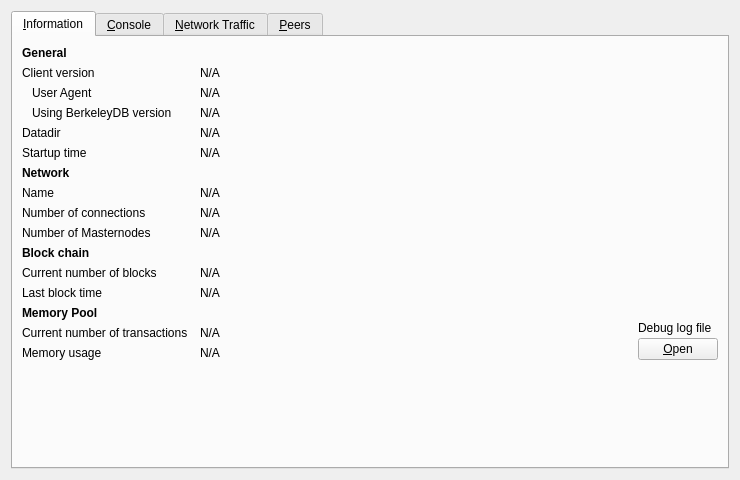
<?xml version="1.0" encoding="UTF-8"?>
<ui version="4.0">
 <class>RPCConsole</class>
 <widget class="QWidget" name="RPCConsole">
  <property name="geometry">
   <rect>
    <x>0</x>
    <y>0</y>
    <width>740</width>
    <height>430</height>
   </rect>
  </property>
  <property name="windowTitle">
   <string>Debug window</string>
  </property>
  <layout class="QVBoxLayout" name="verticalLayout_2">
   <item>
    <widget class="QTabWidget" name="tabWidget">
     <property name="currentIndex">
      <number>0</number>
     </property>
     <widget class="QWidget" name="tab_info">
      <attribute name="title">
       <string>&amp;Information</string>
      </attribute>
      <layout class="QGridLayout" name="gridLayout" columnstretch="0,1,0">
       <property name="horizontalSpacing">
        <number>12</number>
       </property>
       <item row="0" column="0">
        <widget class="QLabel" name="label_9">
         <property name="font">
          <font>
           <weight>75</weight>
           <bold>true</bold>
          </font>
         </property>
         <property name="text">
          <string>General</string>
         </property>
        </widget>
       </item>
       <item row="1" column="0">
        <widget class="QLabel" name="label_6">
         <property name="text">
          <string>Client version</string>
         </property>
        </widget>
       </item>
       <item row="1" column="1" colspan="2">
        <widget class="QLabel" name="clientVersion">
         <property name="cursor">
          <cursorShape>IBeamCursor</cursorShape>
         </property>
         <property name="text">
          <string>N/A</string>
         </property>
         <property name="textFormat">
          <enum>Qt::PlainText</enum>
         </property>
         <property name="textInteractionFlags">
          <set>Qt::LinksAccessibleByMouse|Qt::TextSelectableByKeyboard|Qt::TextSelectableByMouse</set>
         </property>
        </widget>
       </item>
       <item row="2" column="0">
        <widget class="QLabel" name="labelClientUserAgent">
         <property name="text">
          <string>User Agent</string>
         </property>
         <property name="indent">
          <number>10</number>
         </property>
        </widget>
       </item>
       <item row="2" column="1" colspan="2">
        <widget class="QLabel" name="clientUserAgent">
         <property name="cursor">
          <cursorShape>IBeamCursor</cursorShape>
         </property>
         <property name="text">
          <string>N/A</string>
         </property>
         <property name="textFormat">
          <enum>Qt::PlainText</enum>
         </property>
         <property name="textInteractionFlags">
          <set>Qt::LinksAccessibleByMouse|Qt::TextSelectableByKeyboard|Qt::TextSelectableByMouse</set>
         </property>
        </widget>
       </item>
       <item row="3" column="0">
        <widget class="QLabel" name="label_berkeleyDBVersion">
         <property name="text">
          <string>Using BerkeleyDB version</string>
         </property>
         <property name="indent">
          <number>10</number>
         </property>
        </widget>
       </item>
       <item row="3" column="1" colspan="2">
        <widget class="QLabel" name="berkeleyDBVersion">
         <property name="cursor">
          <cursorShape>IBeamCursor</cursorShape>
         </property>
         <property name="text">
          <string>N/A</string>
         </property>
         <property name="textFormat">
          <enum>Qt::PlainText</enum>
         </property>
         <property name="textInteractionFlags">
          <set>Qt::LinksAccessibleByMouse|Qt::TextSelectableByKeyboard|Qt::TextSelectableByMouse</set>
         </property>
        </widget>
       </item>
       <item row="4" column="0">
        <widget class="QLabel" name="label_12">
         <property name="text">
          <string>Datadir</string>
         </property>
        </widget>
       </item>
       <item row="4" column="1" colspan="2">
        <widget class="QLabel" name="dataDir">
         <property name="cursor">
          <cursorShape>IBeamCursor</cursorShape>
         </property>
         <property name="text">
          <string>N/A</string>
         </property>
         <property name="textFormat">
          <enum>Qt::PlainText</enum>
         </property>
         <property name="wordWrap">
          <bool>true</bool>
         </property>
         <property name="textInteractionFlags">
          <set>Qt::LinksAccessibleByMouse|Qt::TextSelectableByKeyboard|Qt::TextSelectableByMouse</set>
         </property>
        </widget>
       </item>
       <item row="5" column="0">
        <widget class="QLabel" name="label_13">
         <property name="text">
          <string>Startup time</string>
         </property>
        </widget>
       </item>
       <item row="5" column="1" colspan="2">
        <widget class="QLabel" name="startupTime">
         <property name="cursor">
          <cursorShape>IBeamCursor</cursorShape>
         </property>
         <property name="text">
          <string>N/A</string>
         </property>
         <property name="textFormat">
          <enum>Qt::PlainText</enum>
         </property>
         <property name="textInteractionFlags">
          <set>Qt::LinksAccessibleByMouse|Qt::TextSelectableByKeyboard|Qt::TextSelectableByMouse</set>
         </property>
        </widget>
       </item>
       <item row="6" column="0">
           <widget class="QLabel" name="labelNetwork">
               <property name="font">
                   <font>
                       <weight>75</weight>
                       <bold>true</bold>
                   </font>
               </property>
               <property name="text">
                   <string>Network</string>
               </property>
           </widget>
       </item>
       <item row="7" column="0">
        <widget class="QLabel" name="label_8">
         <property name="text">
          <string>Name</string>
         </property>
        </widget>
       </item>
       <item row="7" column="1" colspan="2">
        <widget class="QLabel" name="networkName">
         <property name="cursor">
          <cursorShape>IBeamCursor</cursorShape>
         </property>
         <property name="text">
          <string>N/A</string>
         </property>
         <property name="textFormat">
          <enum>Qt::PlainText</enum>
         </property>
         <property name="textInteractionFlags">
          <set>Qt::LinksAccessibleByMouse|Qt::TextSelectableByKeyboard|Qt::TextSelectableByMouse</set>
         </property>
        </widget>
       </item>
       <item row="8" column="0">
        <widget class="QLabel" name="label_7">
         <property name="text">
          <string>Number of connections</string>
         </property>
        </widget>
       </item>
       <item row="8" column="1" colspan="2">
        <widget class="QLabel" name="numberOfConnections">
         <property name="cursor">
          <cursorShape>IBeamCursor</cursorShape>
         </property>
         <property name="text">
          <string>N/A</string>
         </property>
         <property name="textFormat">
          <enum>Qt::PlainText</enum>
         </property>
         <property name="textInteractionFlags">
          <set>Qt::LinksAccessibleByMouse|Qt::TextSelectableByKeyboard|Qt::TextSelectableByMouse</set>
         </property>
        </widget>
       </item>
       <item row="9" column="0">
        <widget class="QLabel" name="masternodeCountLabel">
         <property name="text">
          <string>Number of Masternodes</string>
         </property>
        </widget>
       </item>
       <item row="9" column="1">
        <widget class="QLabel" name="masternodeCount">
         <property name="text">
          <string>N/A</string>
         </property>
        </widget>
       </item>
       <item row="10" column="0">
        <widget class="QLabel" name="label_10">
         <property name="font">
          <font>
           <weight>75</weight>
           <bold>true</bold>
          </font>
         </property>
         <property name="text">
          <string>Block chain</string>
         </property>
        </widget>
       </item>
       <item row="11" column="0">
        <widget class="QLabel" name="label_3">
         <property name="text">
          <string>Current number of blocks</string>
         </property>
        </widget>
       </item>
       <item row="11" column="1" colspan="2">
        <widget class="QLabel" name="numberOfBlocks">
         <property name="cursor">
          <cursorShape>IBeamCursor</cursorShape>
         </property>
         <property name="text">
          <string>N/A</string>
         </property>
         <property name="textFormat">
          <enum>Qt::PlainText</enum>
         </property>
         <property name="textInteractionFlags">
          <set>Qt::LinksAccessibleByMouse|Qt::TextSelectableByKeyboard|Qt::TextSelectableByMouse</set>
         </property>
        </widget>
       </item>
       <item row="12" column="0">
        <widget class="QLabel" name="labelLastBlockTime">
         <property name="text">
          <string>Last block time</string>
         </property>
        </widget>
       </item>
       <item row="12" column="1" colspan="2">
        <widget class="QLabel" name="lastBlockTime">
         <property name="cursor">
          <cursorShape>IBeamCursor</cursorShape>
         </property>
         <property name="text">
          <string>N/A</string>
         </property>
         <property name="textFormat">
          <enum>Qt::PlainText</enum>
         </property>
         <property name="textInteractionFlags">
          <set>Qt::LinksAccessibleByMouse|Qt::TextSelectableByKeyboard|Qt::TextSelectableByMouse</set>
         </property>
        </widget>
       </item>
       <item row="13" column="0">
        <widget class="QLabel" name="labelMempoolTitle">
         <property name="font">
          <font>
           <weight>75</weight>
           <bold>true</bold>
          </font>
         </property>
         <property name="text">
          <string>Memory Pool</string>
         </property>
        </widget>
       </item>
       <item row="14" column="0">
        <widget class="QLabel" name="labelNumberOfTransactions">
         <property name="text">
          <string>Current number of transactions</string>
         </property>
        </widget>
       </item>
       <item row="14" column="1">
        <widget class="QLabel" name="mempoolNumberTxs">
         <property name="cursor">
          <cursorShape>IBeamCursor</cursorShape>
         </property>
         <property name="text">
          <string>N/A</string>
         </property>
         <property name="textFormat">
          <enum>Qt::PlainText</enum>
         </property>
         <property name="textInteractionFlags">
          <set>Qt::LinksAccessibleByMouse|Qt::TextSelectableByKeyboard|Qt::TextSelectableByMouse</set>
         </property>
        </widget>
       </item>
       <item row="15" column="0">
        <widget class="QLabel" name="labelMemoryUsage">
         <property name="text">
          <string>Memory usage</string>
         </property>
        </widget>
       </item>
       <item row="15" column="1">
        <widget class="QLabel" name="mempoolSize">
         <property name="cursor">
          <cursorShape>IBeamCursor</cursorShape>
         </property>
         <property name="text">
          <string>N/A</string>
         </property>
         <property name="textFormat">
          <enum>Qt::PlainText</enum>
         </property>
         <property name="textInteractionFlags">
          <set>Qt::LinksAccessibleByMouse|Qt::TextSelectableByKeyboard|Qt::TextSelectableByMouse</set>
         </property>
        </widget>
       </item>
       <item row="13" column="2" rowspan="3">
        <layout class="QVBoxLayout" name="verticalLayoutDebugButton">
         <property name="spacing">
          <number>3</number>
         </property>
         <item>
          <spacer name="verticalSpacer_2">
           <property name="orientation">
            <enum>Qt::Vertical</enum>
           </property>
           <property name="sizeHint" stdset="0">
            <size>
             <width>10</width>
             <height>5</height>
            </size>
           </property>
          </spacer>
         </item>
         <item>
          <widget class="QLabel" name="labelDebugLogfile">
           <property name="text">
            <string>Debug log file</string>
           </property>
          </widget>
         </item>
         <item>
          <widget class="QPushButton" name="openDebugLogfileButton">
           <property name="toolTip">
            <string>Open the %1 debug log file from the current data directory. This can take a few seconds for large log files.</string>
           </property>
           <property name="text">
            <string>&amp;Open</string>
           </property>
           <property name="autoDefault">
            <bool>false</bool>
           </property>
          </widget>
         </item>
        </layout>
       </item>
       <item row="17" column="0">
        <spacer name="verticalSpacer">
         <property name="orientation">
          <enum>Qt::Vertical</enum>
         </property>
         <property name="sizeHint" stdset="0">
          <size>
           <width>20</width>
           <height>40</height>
          </size>
         </property>
        </spacer>
       </item>
      </layout>
     </widget>
     <widget class="QWidget" name="tab_console">
      <attribute name="title">
       <string>&amp;Console</string>
      </attribute>
      <layout class="QVBoxLayout" name="verticalLayout_3">
       <property name="spacing">
        <number>3</number>
       </property>
       <property name="bottomMargin">
        <number>5</number>
       </property>
       <item>
        <layout class="QHBoxLayout" name="horizontalLayout">
         <property name="spacing">
          <number>4</number>
         </property>
         <item>
          <widget class="QLabel" name="WalletSelectorLabel">
           <property name="text">
            <string>Wallet: </string>
           </property>
          </widget>
         </item>
         <item>
          <widget class="QComboBox" name="WalletSelector">
           <item>
            <property name="text">
             <string>(none)</string>
            </property>
           </item>
          </widget>
         </item>
         <item>
          <spacer name="horizontalSpacer">
           <property name="orientation">
            <enum>Qt::Horizontal</enum>
           </property>
           <property name="sizeHint" stdset="0">
            <size>
             <width>40</width>
             <height>20</height>
            </size>
           </property>
          </spacer>
         </item>
         <item>
          <widget class="QPushButton" name="fontSmallerButton">
           <property name="maximumSize">
            <size>
             <width>24</width>
             <height>24</height>
            </size>
           </property>
           <property name="text">
            <string/>
           </property>
           <property name="toolTip">
            <string>Decrease font size</string>
           </property>
           <property name="icon">
            <iconset resource="../machinecoin.qrc">
             <normaloff>:/icons/fontsmaller</normaloff>:/icons/fontsmaller</iconset>
           </property>
           <property name="iconSize">
            <size>
             <width>24</width>
             <height>16</height>
            </size>
           </property>
           <property name="autoDefault">
            <bool>false</bool>
           </property>
           <property name="flat">
            <bool>true</bool>
           </property>
          </widget>
         </item>
         <item>
          <widget class="QPushButton" name="fontBiggerButton">
           <property name="maximumSize">
            <size>
             <width>24</width>
             <height>24</height>
            </size>
           </property>
           <property name="toolTip">
            <string>Increase font size</string>
           </property>
           <property name="text">
            <string/>
           </property>
           <property name="icon">
            <iconset resource="../machinecoin.qrc">
             <normaloff>:/icons/fontbigger</normaloff>:/icons/fontbigger</iconset>
           </property>
           <property name="iconSize">
            <size>
             <width>24</width>
             <height>16</height>
            </size>
           </property>
           <property name="autoDefault">
            <bool>false</bool>
           </property>
           <property name="flat">
            <bool>true</bool>
           </property>
          </widget>
         </item>
         <item>
          <widget class="QPushButton" name="clearButton">
           <property name="maximumSize">
            <size>
             <width>24</width>
             <height>24</height>
            </size>
           </property>
           <property name="toolTip">
            <string>Clear console</string>
           </property>
           <property name="layoutDirection">
            <enum>Qt::LeftToRight</enum>
           </property>
           <property name="text">
            <string/>
           </property>
           <property name="icon">
            <iconset resource="../machinecoin.qrc">
             <normaloff>:/icons/remove</normaloff>:/icons/remove</iconset>
           </property>
           <property name="shortcut">
            <string notr="true">Ctrl+L</string>
           </property>
           <property name="autoDefault">
            <bool>false</bool>
           </property>
           <property name="flat">
            <bool>true</bool>
           </property>
          </widget>
         </item>
        </layout>
       </item>
       <item>
        <widget class="QTextEdit" name="messagesWidget">
         <property name="minimumSize">
          <size>
           <width>0</width>
           <height>100</height>
          </size>
         </property>
         <property name="readOnly">
          <bool>true</bool>
         </property>
         <property name="tabKeyNavigation" stdset="0">
          <bool>false</bool>
         </property>
         <property name="columnCount" stdset="0">
          <number>2</number>
         </property>
        </widget>
       </item>
       <item>
        <layout class="QHBoxLayout" name="horizontalLayoutPrompt">
         <property name="spacing">
          <number>3</number>
         </property>
         <item>
          <widget class="QPushButton" name="promptIcon">
           <property name="enabled">
            <bool>false</bool>
           </property>
           <property name="maximumSize">
            <size>
             <width>16</width>
             <height>24</height>
            </size>
           </property>
           <property name="text">
            <string/>
           </property>
           <property name="icon">
            <iconset resource="../machinecoin.qrc">
             <normaloff>:/icons/prompticon</normaloff>
             <disabledoff>:/icons/prompticon</disabledoff>:/icons/prompticon</iconset>
           </property>
           <property name="iconSize">
            <size>
             <width>14</width>
             <height>14</height>
            </size>
           </property>
           <property name="autoDefault">
            <bool>false</bool>
           </property>
           <property name="flat">
            <bool>true</bool>
           </property>
          </widget>
         </item>
         <item>
          <widget class="QLineEdit" name="lineEdit">
           <property name="placeholderText">
            <string/>
           </property>
          </widget>
         </item>
        </layout>
       </item>
      </layout>
     </widget>
     <widget class="QWidget" name="tab_nettraffic">
      <attribute name="title">
       <string>&amp;Network Traffic</string>
      </attribute>
      <layout class="QHBoxLayout" name="horizontalLayout_3">
       <item>
        <layout class="QVBoxLayout" name="verticalLayout_4">
         <item>
          <widget class="TrafficGraphWidget" name="trafficGraph" native="true">
           <property name="sizePolicy">
            <sizepolicy hsizetype="Expanding" vsizetype="Expanding">
             <horstretch>0</horstretch>
             <verstretch>0</verstretch>
            </sizepolicy>
           </property>
          </widget>
         </item>
         <item>
          <layout class="QHBoxLayout" name="horizontalLayout_2">
           <item>
            <widget class="QSlider" name="sldGraphRange">
             <property name="minimum">
              <number>1</number>
             </property>
             <property name="maximum">
              <number>288</number>
             </property>
             <property name="pageStep">
              <number>12</number>
             </property>
             <property name="value">
              <number>6</number>
             </property>
             <property name="orientation">
              <enum>Qt::Horizontal</enum>
             </property>
            </widget>
           </item>
           <item>
            <widget class="QLabel" name="lblGraphRange">
             <property name="minimumSize">
              <size>
               <width>100</width>
               <height>0</height>
              </size>
             </property>
             <property name="alignment">
              <set>Qt::AlignCenter</set>
             </property>
            </widget>
           </item>
           <item>
            <widget class="QPushButton" name="btnClearTrafficGraph">
             <property name="text">
              <string>&amp;Reset</string>
             </property>
             <property name="autoDefault">
              <bool>false</bool>
             </property>
            </widget>
           </item>
          </layout>
         </item>
        </layout>
       </item>
       <item>
        <layout class="QVBoxLayout" name="verticalLayout">
         <item>
          <widget class="QGroupBox" name="groupBox">
           <property name="title">
            <string>Totals</string>
           </property>
           <layout class="QVBoxLayout" name="verticalLayout_5">
            <item>
             <layout class="QHBoxLayout" name="horizontalLayout_4">
              <item>
               <widget class="Line" name="line">
                <property name="sizePolicy">
                 <sizepolicy hsizetype="Fixed" vsizetype="Fixed">
                  <horstretch>0</horstretch>
                  <verstretch>0</verstretch>
                 </sizepolicy>
                </property>
                <property name="minimumSize">
                 <size>
                  <width>10</width>
                  <height>0</height>
                 </size>
                </property>
                <property name="palette">
                 <palette>
                  <active>
                   <colorrole role="Light">
                    <brush brushstyle="SolidPattern">
                     <color alpha="255">
                      <red>0</red>
                      <green>255</green>
                      <blue>0</blue>
                     </color>
                    </brush>
                   </colorrole>
                  </active>
                  <inactive>
                   <colorrole role="Light">
                    <brush brushstyle="SolidPattern">
                     <color alpha="255">
                      <red>0</red>
                      <green>255</green>
                      <blue>0</blue>
                     </color>
                    </brush>
                   </colorrole>
                  </inactive>
                  <disabled>
                   <colorrole role="Light">
                    <brush brushstyle="SolidPattern">
                     <color alpha="255">
                      <red>0</red>
                      <green>255</green>
                      <blue>0</blue>
                     </color>
                    </brush>
                   </colorrole>
                  </disabled>
                 </palette>
                </property>
                <property name="orientation">
                 <enum>Qt::Horizontal</enum>
                </property>
               </widget>
              </item>
              <item>
               <widget class="QLabel" name="label_16">
                <property name="text">
                 <string>Received</string>
                </property>
               </widget>
              </item>
              <item>
               <widget class="QLabel" name="lblBytesIn">
                <property name="minimumSize">
                 <size>
                  <width>50</width>
                  <height>0</height>
                 </size>
                </property>
                <property name="alignment">
                 <set>Qt::AlignRight|Qt::AlignTrailing|Qt::AlignVCenter</set>
                </property>
               </widget>
              </item>
             </layout>
            </item>
            <item>
             <layout class="QHBoxLayout" name="horizontalLayout_5">
              <item>
               <widget class="Line" name="line_2">
                <property name="sizePolicy">
                 <sizepolicy hsizetype="Fixed" vsizetype="Fixed">
                  <horstretch>0</horstretch>
                  <verstretch>0</verstretch>
                 </sizepolicy>
                </property>
                <property name="minimumSize">
                 <size>
                  <width>10</width>
                  <height>0</height>
                 </size>
                </property>
                <property name="palette">
                 <palette>
                  <active>
                   <colorrole role="Light">
                    <brush brushstyle="SolidPattern">
                     <color alpha="255">
                      <red>255</red>
                      <green>0</green>
                      <blue>0</blue>
                     </color>
                    </brush>
                   </colorrole>
                  </active>
                  <inactive>
                   <colorrole role="Light">
                    <brush brushstyle="SolidPattern">
                     <color alpha="255">
                      <red>255</red>
                      <green>0</green>
                      <blue>0</blue>
                     </color>
                    </brush>
                   </colorrole>
                  </inactive>
                  <disabled>
                   <colorrole role="Light">
                    <brush brushstyle="SolidPattern">
                     <color alpha="255">
                      <red>255</red>
                      <green>0</green>
                      <blue>0</blue>
                     </color>
                    </brush>
                   </colorrole>
                  </disabled>
                 </palette>
                </property>
                <property name="orientation">
                 <enum>Qt::Horizontal</enum>
                </property>
               </widget>
              </item>
              <item>
               <widget class="QLabel" name="label_17">
                <property name="text">
                 <string>Sent</string>
                </property>
               </widget>
              </item>
              <item>
               <widget class="QLabel" name="lblBytesOut">
                <property name="minimumSize">
                 <size>
                  <width>50</width>
                  <height>0</height>
                 </size>
                </property>
                <property name="alignment">
                 <set>Qt::AlignRight|Qt::AlignTrailing|Qt::AlignVCenter</set>
                </property>
               </widget>
              </item>
             </layout>
            </item>
            <item>
             <spacer name="verticalSpacer_4">
              <property name="orientation">
               <enum>Qt::Vertical</enum>
              </property>
              <property name="sizeHint" stdset="0">
               <size>
                <width>20</width>
                <height>407</height>
               </size>
              </property>
             </spacer>
            </item>
           </layout>
          </widget>
         </item>
        </layout>
       </item>
      </layout>
     </widget>
     <widget class="QWidget" name="tab_peers">
      <attribute name="title">
       <string>&amp;Peers</string>
      </attribute>
      <layout class="QGridLayout" name="gridLayout_2">
       <item row="0" column="0" rowspan="2">
        <layout class="QVBoxLayout" name="verticalLayout_101">
         <property name="spacing">
          <number>0</number>
         </property>
         <item>
          <widget class="QTableView" name="peerWidget">
           <property name="horizontalScrollBarPolicy">
            <enum>Qt::ScrollBarAsNeeded</enum>
           </property>
           <property name="tabKeyNavigation">
            <bool>false</bool>
           </property>
           <property name="sortingEnabled">
            <bool>true</bool>
           </property>
           <attribute name="horizontalHeaderHighlightSections">
            <bool>false</bool>
           </attribute>
          </widget>
         </item>
         <item>
          <widget class="QLabel" name="banHeading">
           <property name="sizePolicy">
            <sizepolicy hsizetype="Preferred" vsizetype="Minimum">
             <horstretch>0</horstretch>
             <verstretch>0</verstretch>
            </sizepolicy>
           </property>
           <property name="minimumSize">
            <size>
             <width>300</width>
             <height>32</height>
            </size>
           </property>
           <property name="maximumSize">
            <size>
             <width>16777215</width>
             <height>32</height>
            </size>
           </property>
           <property name="font">
            <font>
             <pointsize>12</pointsize>
            </font>
           </property>
           <property name="cursor">
            <cursorShape>IBeamCursor</cursorShape>
           </property>
           <property name="text">
            <string>Banned peers</string>
           </property>
           <property name="alignment">
            <set>Qt::AlignBottom|Qt::AlignLeading|Qt::AlignLeft</set>
           </property>
           <property name="wordWrap">
            <bool>true</bool>
           </property>
           <property name="textInteractionFlags">
            <set>Qt::NoTextInteraction</set>
           </property>
          </widget>
         </item>
         <item>
          <widget class="QTableView" name="banlistWidget">
           <property name="sizePolicy">
            <sizepolicy hsizetype="Expanding" vsizetype="Expanding">
             <horstretch>0</horstretch>
             <verstretch>0</verstretch>
            </sizepolicy>
           </property>
           <property name="horizontalScrollBarPolicy">
            <enum>Qt::ScrollBarAsNeeded</enum>
           </property>
           <property name="tabKeyNavigation">
            <bool>false</bool>
           </property>
           <property name="sortingEnabled">
            <bool>true</bool>
           </property>
           <attribute name="horizontalHeaderHighlightSections">
            <bool>false</bool>
           </attribute>
          </widget>
         </item>
        </layout>
       </item>
       <item row="0" column="1">
        <widget class="QLabel" name="peerHeading">
         <property name="sizePolicy">
          <sizepolicy hsizetype="Preferred" vsizetype="Minimum">
           <horstretch>0</horstretch>
           <verstretch>0</verstretch>
          </sizepolicy>
         </property>
         <property name="minimumSize">
          <size>
           <width>300</width>
           <height>32</height>
          </size>
         </property>
         <property name="font">
          <font>
           <pointsize>10</pointsize>
          </font>
         </property>
         <property name="cursor">
          <cursorShape>IBeamCursor</cursorShape>
         </property>
         <property name="text">
          <string>Select a peer to view detailed information.</string>
         </property>
         <property name="alignment">
          <set>Qt::AlignHCenter|Qt::AlignTop</set>
         </property>
         <property name="wordWrap">
          <bool>true</bool>
         </property>
         <property name="textInteractionFlags">
          <set>Qt::LinksAccessibleByMouse|Qt::TextSelectableByKeyboard|Qt::TextSelectableByMouse</set>
         </property>
        </widget>
       </item>
       <item row="1" column="1">
        <widget class="QWidget" name="detailWidget" native="true">
         <property name="minimumSize">
          <size>
           <width>300</width>
           <height>0</height>
          </size>
         </property>
         <layout class="QGridLayout" name="gridLayout_3">
          <item row="0" column="0">
           <widget class="QLabel" name="label_30">
            <property name="text">
             <string>Whitelisted</string>
            </property>
           </widget>
          </item>
          <item row="0" column="2">
           <widget class="QLabel" name="peerWhitelisted">
            <property name="cursor">
             <cursorShape>IBeamCursor</cursorShape>
            </property>
            <property name="text">
             <string>N/A</string>
            </property>
            <property name="textFormat">
             <enum>Qt::PlainText</enum>
            </property>
            <property name="textInteractionFlags">
             <set>Qt::LinksAccessibleByMouse|Qt::TextSelectableByKeyboard|Qt::TextSelectableByMouse</set>
            </property>
           </widget>
          </item>
          <item row="1" column="0">
           <widget class="QLabel" name="label_23">
            <property name="text">
             <string>Direction</string>
            </property>
           </widget>
          </item>
          <item row="1" column="2">
           <widget class="QLabel" name="peerDirection">
            <property name="cursor">
             <cursorShape>IBeamCursor</cursorShape>
            </property>
            <property name="text">
             <string>N/A</string>
            </property>
            <property name="textFormat">
             <enum>Qt::PlainText</enum>
            </property>
            <property name="textInteractionFlags">
             <set>Qt::LinksAccessibleByMouse|Qt::TextSelectableByKeyboard|Qt::TextSelectableByMouse</set>
            </property>
           </widget>
          </item>
          <item row="2" column="0">
           <widget class="QLabel" name="label_21">
            <property name="text">
             <string>Version</string>
            </property>
           </widget>
          </item>
          <item row="2" column="2">
           <widget class="QLabel" name="peerVersion">
            <property name="cursor">
             <cursorShape>IBeamCursor</cursorShape>
            </property>
            <property name="text">
             <string>N/A</string>
            </property>
            <property name="textFormat">
             <enum>Qt::PlainText</enum>
            </property>
            <property name="textInteractionFlags">
             <set>Qt::LinksAccessibleByMouse|Qt::TextSelectableByKeyboard|Qt::TextSelectableByMouse</set>
            </property>
           </widget>
          </item>
          <item row="3" column="0">
           <widget class="QLabel" name="label_28">
            <property name="text">
             <string>User Agent</string>
            </property>
           </widget>
          </item>
          <item row="3" column="2">
           <widget class="QLabel" name="peerSubversion">
            <property name="cursor">
             <cursorShape>IBeamCursor</cursorShape>
            </property>
            <property name="text">
             <string>N/A</string>
            </property>
            <property name="textFormat">
             <enum>Qt::PlainText</enum>
            </property>
            <property name="textInteractionFlags">
             <set>Qt::LinksAccessibleByMouse|Qt::TextSelectableByKeyboard|Qt::TextSelectableByMouse</set>
            </property>
           </widget>
          </item>
          <item row="4" column="0">
           <widget class="QLabel" name="label_4">
            <property name="text">
             <string>Services</string>
            </property>
           </widget>
          </item>
          <item row="4" column="2">
           <widget class="QLabel" name="peerServices">
            <property name="cursor">
             <cursorShape>IBeamCursor</cursorShape>
            </property>
            <property name="text">
             <string>N/A</string>
            </property>
            <property name="textFormat">
             <enum>Qt::PlainText</enum>
            </property>
            <property name="textInteractionFlags">
             <set>Qt::LinksAccessibleByMouse|Qt::TextSelectableByKeyboard|Qt::TextSelectableByMouse</set>
            </property>
           </widget>
          </item>
          <item row="5" column="0">
           <widget class="QLabel" name="label_29">
            <property name="text">
             <string>Starting Block</string>
            </property>
           </widget>
          </item>
          <item row="5" column="2">
           <widget class="QLabel" name="peerHeight">
            <property name="cursor">
             <cursorShape>IBeamCursor</cursorShape>
            </property>
            <property name="text">
             <string>N/A</string>
            </property>
            <property name="textFormat">
             <enum>Qt::PlainText</enum>
            </property>
            <property name="textInteractionFlags">
             <set>Qt::LinksAccessibleByMouse|Qt::TextSelectableByKeyboard|Qt::TextSelectableByMouse</set>
            </property>
           </widget>
          </item>
          <item row="6" column="0">
           <widget class="QLabel" name="label_27">
            <property name="text">
             <string>Synced Headers</string>
            </property>
           </widget>
          </item>
          <item row="6" column="2">
           <widget class="QLabel" name="peerSyncHeight">
            <property name="cursor">
             <cursorShape>IBeamCursor</cursorShape>
            </property>
            <property name="text">
             <string>N/A</string>
            </property>
            <property name="textFormat">
             <enum>Qt::PlainText</enum>
            </property>
            <property name="textInteractionFlags">
             <set>Qt::LinksAccessibleByMouse|Qt::TextSelectableByKeyboard|Qt::TextSelectableByMouse</set>
            </property>
           </widget>
          </item>
          <item row="7" column="0">
           <widget class="QLabel" name="label_25">
            <property name="text">
             <string>Synced Blocks</string>
            </property>
           </widget>
          </item>
          <item row="7" column="2">
           <widget class="QLabel" name="peerCommonHeight">
            <property name="cursor">
             <cursorShape>IBeamCursor</cursorShape>
            </property>
            <property name="text">
             <string>N/A</string>
            </property>
            <property name="textFormat">
             <enum>Qt::PlainText</enum>
            </property>
            <property name="textInteractionFlags">
             <set>Qt::LinksAccessibleByMouse|Qt::TextSelectableByKeyboard|Qt::TextSelectableByMouse</set>
            </property>
           </widget>
          </item>
          <item row="8" column="0">
           <widget class="QLabel" name="label_24">
            <property name="text">
             <string>Ban Score</string>
            </property>
           </widget>
          </item>
          <item row="8" column="2">
           <widget class="QLabel" name="peerBanScore">
            <property name="cursor">
             <cursorShape>IBeamCursor</cursorShape>
            </property>
            <property name="text">
             <string>N/A</string>
            </property>
            <property name="textFormat">
             <enum>Qt::PlainText</enum>
            </property>
            <property name="textInteractionFlags">
             <set>Qt::LinksAccessibleByMouse|Qt::TextSelectableByKeyboard|Qt::TextSelectableByMouse</set>
            </property>
           </widget>
          </item>
          <item row="9" column="0">
           <widget class="QLabel" name="label_22">
            <property name="text">
             <string>Connection Time</string>
            </property>
           </widget>
          </item>
          <item row="9" column="2">
           <widget class="QLabel" name="peerConnTime">
            <property name="cursor">
             <cursorShape>IBeamCursor</cursorShape>
            </property>
            <property name="text">
             <string>N/A</string>
            </property>
            <property name="textFormat">
             <enum>Qt::PlainText</enum>
            </property>
            <property name="textInteractionFlags">
             <set>Qt::LinksAccessibleByMouse|Qt::TextSelectableByKeyboard|Qt::TextSelectableByMouse</set>
            </property>
           </widget>
          </item>
          <item row="10" column="0">
           <widget class="QLabel" name="label_15">
            <property name="text">
             <string>Last Send</string>
            </property>
           </widget>
          </item>
          <item row="10" column="2">
           <widget class="QLabel" name="peerLastSend">
            <property name="cursor">
             <cursorShape>IBeamCursor</cursorShape>
            </property>
            <property name="text">
             <string>N/A</string>
            </property>
            <property name="textFormat">
             <enum>Qt::PlainText</enum>
            </property>
            <property name="textInteractionFlags">
             <set>Qt::LinksAccessibleByMouse|Qt::TextSelectableByKeyboard|Qt::TextSelectableByMouse</set>
            </property>
           </widget>
          </item>
          <item row="11" column="0">
           <widget class="QLabel" name="label_19">
            <property name="text">
             <string>Last Receive</string>
            </property>
           </widget>
          </item>
          <item row="11" column="2">
           <widget class="QLabel" name="peerLastRecv">
            <property name="cursor">
             <cursorShape>IBeamCursor</cursorShape>
            </property>
            <property name="text">
             <string>N/A</string>
            </property>
            <property name="textFormat">
             <enum>Qt::PlainText</enum>
            </property>
            <property name="textInteractionFlags">
             <set>Qt::LinksAccessibleByMouse|Qt::TextSelectableByKeyboard|Qt::TextSelectableByMouse</set>
            </property>
           </widget>
          </item>
          <item row="12" column="0">
           <widget class="QLabel" name="label_18">
            <property name="text">
             <string>Sent</string>
            </property>
           </widget>
          </item>
          <item row="12" column="2">
           <widget class="QLabel" name="peerBytesSent">
            <property name="cursor">
             <cursorShape>IBeamCursor</cursorShape>
            </property>
            <property name="text">
             <string>N/A</string>
            </property>
            <property name="textFormat">
             <enum>Qt::PlainText</enum>
            </property>
            <property name="textInteractionFlags">
             <set>Qt::LinksAccessibleByMouse|Qt::TextSelectableByKeyboard|Qt::TextSelectableByMouse</set>
            </property>
           </widget>
          </item>
          <item row="13" column="0">
           <widget class="QLabel" name="label_20">
            <property name="text">
             <string>Received</string>
            </property>
           </widget>
          </item>
          <item row="13" column="2">
           <widget class="QLabel" name="peerBytesRecv">
            <property name="cursor">
             <cursorShape>IBeamCursor</cursorShape>
            </property>
            <property name="text">
             <string>N/A</string>
            </property>
            <property name="textFormat">
             <enum>Qt::PlainText</enum>
            </property>
            <property name="textInteractionFlags">
             <set>Qt::LinksAccessibleByMouse|Qt::TextSelectableByKeyboard|Qt::TextSelectableByMouse</set>
            </property>
           </widget>
          </item>
          <item row="14" column="0">
           <widget class="QLabel" name="label_26">
            <property name="text">
             <string>Ping Time</string>
            </property>
           </widget>
          </item>
          <item row="14" column="2">
           <widget class="QLabel" name="peerPingTime">
            <property name="cursor">
             <cursorShape>IBeamCursor</cursorShape>
            </property>
            <property name="text">
             <string>N/A</string>
            </property>
            <property name="textFormat">
             <enum>Qt::PlainText</enum>
            </property>
            <property name="textInteractionFlags">
             <set>Qt::LinksAccessibleByMouse|Qt::TextSelectableByKeyboard|Qt::TextSelectableByMouse</set>
            </property>
           </widget>
          </item>
          <item row="15" column="0">
           <widget class="QLabel" name="peerPingWaitLabel">
            <property name="toolTip">
             <string>The duration of a currently outstanding ping.</string>
            </property>
            <property name="text">
             <string>Ping Wait</string>
            </property>
           </widget>
          </item>
          <item row="15" column="2">
           <widget class="QLabel" name="peerPingWait">
            <property name="cursor">
             <cursorShape>IBeamCursor</cursorShape>
            </property>
            <property name="text">
             <string>N/A</string>
            </property>
            <property name="textFormat">
             <enum>Qt::PlainText</enum>
            </property>
            <property name="textInteractionFlags">
             <set>Qt::LinksAccessibleByMouse|Qt::TextSelectableByKeyboard|Qt::TextSelectableByMouse</set>
            </property>
           </widget>
          </item>
          <item row="16" column="0">
           <widget class="QLabel" name="peerMinPingLabel">
            <property name="text">
             <string>Min Ping</string>
            </property>
           </widget>
          </item>
          <item row="16" column="2">
           <widget class="QLabel" name="peerMinPing">
            <property name="cursor">
             <cursorShape>IBeamCursor</cursorShape>
            </property>
            <property name="text">
             <string>N/A</string>
            </property>
            <property name="textFormat">
             <enum>Qt::PlainText</enum>
            </property>
            <property name="textInteractionFlags">
             <set>Qt::LinksAccessibleByMouse|Qt::TextSelectableByKeyboard|Qt::TextSelectableByMouse</set>
            </property>
           </widget>
          </item>
          <item row="17" column="0">
           <widget class="QLabel" name="label_timeoffset">
            <property name="text">
             <string>Time Offset</string>
            </property>
           </widget>
          </item>
          <item row="17" column="2">
           <widget class="QLabel" name="timeoffset">
            <property name="cursor">
             <cursorShape>IBeamCursor</cursorShape>
            </property>
            <property name="text">
             <string>N/A</string>
            </property>
            <property name="textFormat">
             <enum>Qt::PlainText</enum>
            </property>
            <property name="textInteractionFlags">
             <set>Qt::LinksAccessibleByMouse|Qt::TextSelectableByKeyboard|Qt::TextSelectableByMouse</set>
            </property>
           </widget>
          </item>
          <item row="18" column="1">
           <spacer name="verticalSpacer_3">
            <property name="orientation">
             <enum>Qt::Vertical</enum>
            </property>
            <property name="sizeHint" stdset="0">
             <size>
              <width>20</width>
              <height>40</height>
             </size>
            </property>
           </spacer>
          </item>
         </layout>
        </widget>
       </item>
      </layout>
     </widget>
    </widget>
   </item>
  </layout>
 </widget>
 <customwidgets>
  <customwidget>
   <class>TrafficGraphWidget</class>
   <extends>QWidget</extends>
   <header>qt/trafficgraphwidget.h</header>
   <container>1</container>
   <slots>
    <slot>clear()</slot>
   </slots>
  </customwidget>
 </customwidgets>
 <resources>
  <include location="../machinecoin.qrc"/>
 </resources>
 <connections/>
</ui>
